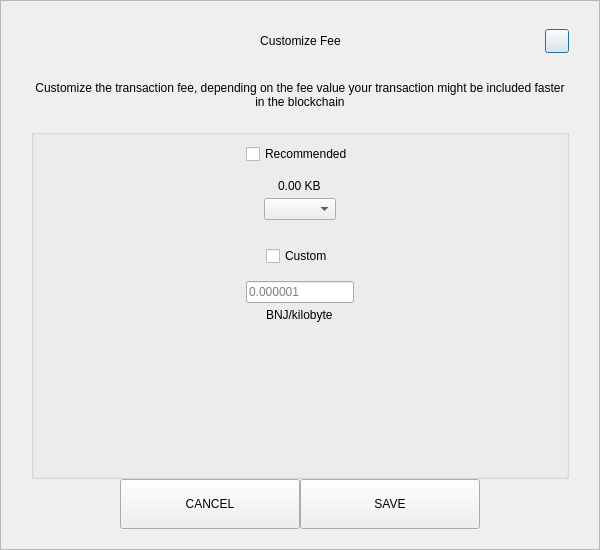
<?xml version="1.0" encoding="UTF-8"?>
<ui version="4.0">
 <class>SendCustomFeeDialog</class>
 <widget class="QDialog" name="SendCustomFeeDialog">
  <property name="geometry">
   <rect>
    <x>0</x>
    <y>0</y>
    <width>600</width>
    <height>550</height>
   </rect>
  </property>
  <property name="windowTitle">
   <string>Form</string>
  </property>
  <layout class="QVBoxLayout" name="verticalLayout_3">
   <property name="spacing">
    <number>0</number>
   </property>
   <property name="leftMargin">
    <number>0</number>
   </property>
   <property name="topMargin">
    <number>0</number>
   </property>
   <property name="rightMargin">
    <number>0</number>
   </property>
   <property name="bottomMargin">
    <number>0</number>
   </property>
   <item>
    <widget class="QFrame" name="frame">
     <property name="styleSheet">
      <string notr="true"/>
     </property>
     <property name="frameShape">
      <enum>QFrame::StyledPanel</enum>
     </property>
     <property name="frameShadow">
      <enum>QFrame::Raised</enum>
     </property>
     <layout class="QVBoxLayout" name="verticalLayout_2">
      <property name="spacing">
       <number>0</number>
      </property>
      <property name="leftMargin">
       <number>30</number>
      </property>
      <property name="topMargin">
       <number>20</number>
      </property>
      <property name="rightMargin">
       <number>30</number>
      </property>
      <property name="bottomMargin">
       <number>20</number>
      </property>
      <item>
       <layout class="QHBoxLayout" name="horizontalLayout_3">
        <property name="spacing">
         <number>0</number>
        </property>
        <item>
         <spacer name="horizontalSpacer_21">
          <property name="orientation">
           <enum>Qt::Horizontal</enum>
          </property>
          <property name="sizeHint" stdset="0">
           <size>
            <width>40</width>
            <height>20</height>
           </size>
          </property>
         </spacer>
        </item>
        <item>
         <widget class="QLabel" name="labelTitle">
          <property name="minimumSize">
           <size>
            <width>0</width>
            <height>40</height>
           </size>
          </property>
          <property name="maximumSize">
           <size>
            <width>16777215</width>
            <height>40</height>
           </size>
          </property>
          <property name="styleSheet">
           <string notr="true">padding-left:24px;</string>
          </property>
          <property name="text">
           <string>Customize Fee</string>
          </property>
          <property name="alignment">
           <set>Qt::AlignCenter</set>
          </property>
          <property name="margin">
           <number>7</number>
          </property>
         </widget>
        </item>
        <item>
         <spacer name="horizontalSpacer">
          <property name="orientation">
           <enum>Qt::Horizontal</enum>
          </property>
          <property name="sizeHint" stdset="0">
           <size>
            <width>40</width>
            <height>20</height>
           </size>
          </property>
         </spacer>
        </item>
        <item>
         <widget class="QPushButton" name="btnEsc">
          <property name="minimumSize">
           <size>
            <width>24</width>
            <height>24</height>
           </size>
          </property>
          <property name="maximumSize">
           <size>
            <width>24</width>
            <height>24</height>
           </size>
          </property>
          <property name="text">
           <string/>
          </property>
         </widget>
        </item>
       </layout>
      </item>
      <item>
       <spacer name="verticalSpacer_2">
        <property name="orientation">
         <enum>Qt::Vertical</enum>
        </property>
        <property name="sizeType">
         <enum>QSizePolicy::Fixed</enum>
        </property>
        <property name="sizeHint" stdset="0">
         <size>
          <width>20</width>
          <height>20</height>
         </size>
        </property>
       </spacer>
      </item>
      <item>
       <widget class="QLabel" name="labelMessage">
        <property name="text">
         <string>Customize the transaction fee, depending on the fee value your transaction might be included faster in the blockchain</string>
        </property>
        <property name="alignment">
         <set>Qt::AlignCenter</set>
        </property>
        <property name="wordWrap">
         <bool>true</bool>
        </property>
       </widget>
      </item>
      <item>
       <spacer name="verticalSpacer_3">
        <property name="orientation">
         <enum>Qt::Vertical</enum>
        </property>
        <property name="sizeType">
         <enum>QSizePolicy::Fixed</enum>
        </property>
        <property name="sizeHint" stdset="0">
         <size>
          <width>20</width>
          <height>20</height>
         </size>
        </property>
       </spacer>
      </item>
      <item>
       <widget class="QGroupBox" name="groupBox">
        <property name="title">
         <string/>
        </property>
        <layout class="QVBoxLayout" name="verticalLayout">
         <property name="leftMargin">
          <number>12</number>
         </property>
         <property name="rightMargin">
          <number>12</number>
         </property>
         <item>
          <layout class="QVBoxLayout" name="verticalLayout_4">
           <property name="spacing">
            <number>5</number>
           </property>
           <item alignment="Qt::AlignHCenter">
            <widget class="QCheckBox" name="checkBoxRecommended">
             <property name="text">
              <string>Recommended</string>
             </property>
            </widget>
           </item>
           <item>
            <spacer name="verticalSpacer_5">
             <property name="orientation">
              <enum>Qt::Vertical</enum>
             </property>
             <property name="sizeType">
              <enum>QSizePolicy::Fixed</enum>
             </property>
             <property name="sizeHint" stdset="0">
              <size>
               <width>20</width>
               <height>10</height>
              </size>
             </property>
            </spacer>
           </item>
           <item alignment="Qt::AlignHCenter">
            <widget class="QLabel" name="labelFee">
             <property name="text">
              <string>0.00 KB</string>
             </property>
            </widget>
           </item>
           <item alignment="Qt::AlignHCenter">
            <widget class="QComboBox" name="comboBoxRecommended"/>
           </item>
          </layout>
         </item>
         <item>
          <spacer name="verticalSpacer">
           <property name="orientation">
            <enum>Qt::Vertical</enum>
           </property>
           <property name="sizeType">
            <enum>QSizePolicy::Fixed</enum>
           </property>
           <property name="sizeHint" stdset="0">
            <size>
             <width>20</width>
             <height>20</height>
            </size>
           </property>
          </spacer>
         </item>
         <item>
          <layout class="QVBoxLayout" name="verticalLayout_5">
           <property name="spacing">
            <number>5</number>
           </property>
           <item alignment="Qt::AlignHCenter">
            <widget class="QCheckBox" name="checkBoxCustom">
             <property name="text">
              <string>Custom</string>
             </property>
            </widget>
           </item>
           <item>
            <spacer name="verticalSpacer_6">
             <property name="orientation">
              <enum>Qt::Vertical</enum>
             </property>
             <property name="sizeType">
              <enum>QSizePolicy::Fixed</enum>
             </property>
             <property name="sizeHint" stdset="0">
              <size>
               <width>20</width>
               <height>10</height>
              </size>
             </property>
            </spacer>
           </item>
           <item alignment="Qt::AlignHCenter">
            <widget class="QLineEdit" name="lineEditCustomFee">
             <property name="placeholderText">
              <string notr="true">0.000001</string>
             </property>
            </widget>
           </item>
           <item alignment="Qt::AlignHCenter">
            <widget class="QLabel" name="labelCustomFee">
             <property name="text">
              <string>BNJ/kilobyte</string>
             </property>
            </widget>
           </item>
          </layout>
         </item>
         <item>
          <spacer name="verticalSpacer_4">
           <property name="orientation">
            <enum>Qt::Vertical</enum>
           </property>
           <property name="sizeHint" stdset="0">
            <size>
             <width>20</width>
             <height>40</height>
            </size>
           </property>
          </spacer>
         </item>
        </layout>
       </widget>
      </item>
      <item>
       <layout class="QHBoxLayout" name="horizontalLayout" stretch="1,2,2,1">
        <item>
         <spacer name="horizontalSpacer1">
          <property name="orientation">
           <enum>Qt::Horizontal</enum>
          </property>
          <property name="sizeHint" stdset="0">
           <size>
            <width>40</width>
            <height>20</height>
           </size>
          </property>
         </spacer>
        </item>
        <item>
         <widget class="QPushButton" name="btnCancel">
          <property name="minimumSize">
           <size>
            <width>180</width>
            <height>50</height>
           </size>
          </property>
          <property name="focusPolicy">
           <enum>Qt::NoFocus</enum>
          </property>
          <property name="text">
           <string>CANCEL</string>
          </property>
         </widget>
        </item>
        <item>
         <widget class="QPushButton" name="btnSave">
          <property name="minimumSize">
           <size>
            <width>180</width>
            <height>50</height>
           </size>
          </property>
          <property name="focusPolicy">
           <enum>Qt::NoFocus</enum>
          </property>
          <property name="text">
           <string>SAVE</string>
          </property>
         </widget>
        </item>
        <item>
         <spacer name="horizontalSpacer_2">
          <property name="orientation">
           <enum>Qt::Horizontal</enum>
          </property>
          <property name="sizeHint" stdset="0">
           <size>
            <width>40</width>
            <height>20</height>
           </size>
          </property>
         </spacer>
        </item>
       </layout>
      </item>
     </layout>
    </widget>
   </item>
  </layout>
 </widget>
 <resources/>
 <connections/>
</ui>
